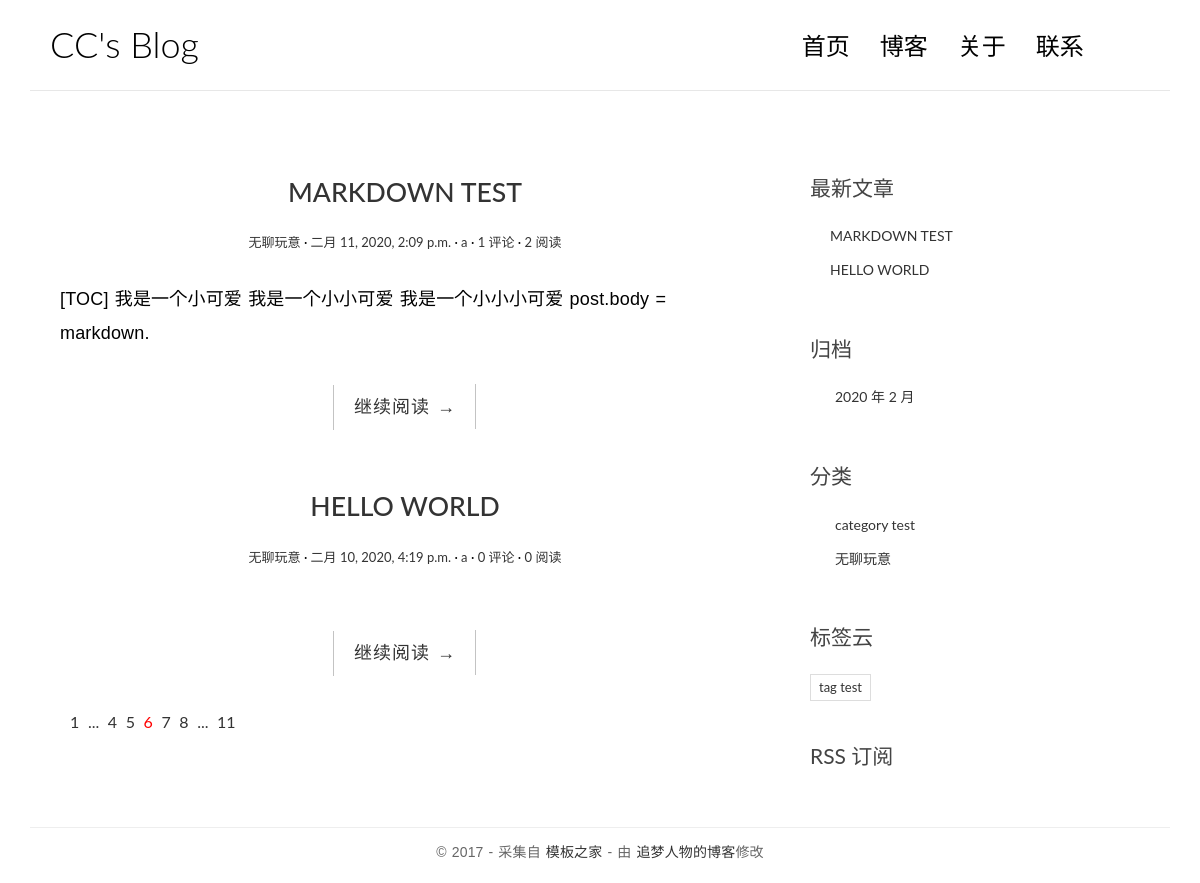
The page / on the database its author committed.
### blog/models.py (models this page shows, shortened)
class Post(models.Model):
    views = models.PositiveIntegerField(default=0,editable=False)
    title = models.CharField(max_length=70)
    body = models.TextField()
    created_time = models.DateTimeField('创建时间',default = timezone.now)
    modified_time = models.DateTimeField()
    excerpt = models.CharField(max_length=200, blank=True)
    category = models.ForeignKey(Category, on_delete=models.CASCADE)
    tags = models.ManyToManyField(Tag, blank=True)
    author = models.ForeignKey(User, on_delete=models.CASCADE)
    def get_absolute_url(self):
        return reverse('blog:detail',kwargs={'pk':self.pk})
    class Meta:
        verbose_name = '文章'
        verbose_name_plural = verbose_name
        ordering = ['-created_time','-modified_time']

class Category(models.Model):
    name = models.CharField(max_length=100)

class Tag(models.Model):                             #标签类
    name = models.CharField(max_length=100)

### blog/views.py (the view)
# urls.py: path('',views.index,name='index'),
def index(request):
    post_list = Post.objects.all().order_by('-created_time')
    return render(request,'blog/index.html',context={'post_list':post_list})

### blog/templatetags/blog_extras.py (called while the page is built)
@register.inclusion_tag('blog/inclusions/_recent_posts.html', takes_context=True)
def show_recent_posts(context, num=5):
    return {
        'recent_post_list': Post.objects.all().order_by('-created_time')[:num],
    }

@register.inclusion_tag('blog/inclusions/_archives.html', takes_context=True)
def show_archives(context):
    return {
        'date_list': Post.objects.dates('created_time', 'month', order='DESC'),
    }

@register.inclusion_tag('blog/inclusions/_categories.html', takes_context=True)
def show_categories(context):
    return {
        'category_list': Category.objects.all(),
    }

@register.inclusion_tag('blog/inclusions/_tags.html', takes_context=True)
def show_tags(context):
    return {
        'tag_list': Tag.objects.all(),
    }

### templates/blog/index.html
{% extends 'base.html' %}
{% block main %}
{% for post in post_list %}
<article class="post post--{{ post.pk }}">
    <header class="entry-header">
        <h1 class="entry-title">
            <a href="{{ post.get_absolute_url }}">{{ post.title }}</a>
        </h1>
        <div class="entry-meta">
            <span class="post-category"><a href="#">{{ post.category.name }}</a></span>
            <span class="post-date"><a href="#"><time class="entry-date"
                                                      datetime="{{ post.created_time }}">{{ post.created_time }}</time></a></span>
            <span class="post-author"><a href="#">{{ post.author }}</a></span>
            <span class="comments-link"><a href="{{ post.get_absolute_url }}#comment-area">{{ post.comment_set.count }} 评论</a></span>
            <span class="views-count"><a href="#">{{ post.views }} 阅读</a></span>
        </div>
    </header>
    <div class="entry-content clearfix">
        <p>{{ post.excerpt }}</p>
        <div class="read-more cl-effect-14">
            <a href="{{ post.get_absolute_url }}" class="more-link">继续阅读 <span class="meta-nav">→</span></a>
        </div>
    </div>
</article>
{% empty %}
<div class="no-post">暂时还没有发布的文章</div>
{% endfor %}
<div class="pagination">
    <ul>
        <li><a href="">1</a></li>
        <li><a href="">...</a></li>
        <li><a href="">4</a></li>
        <li><a href="">5</a></li>
        <li class="current"><a href="">6</a></li>
        <li><a href="">7</a></li>
        <li><a href="">8</a></li>
        <li><a href="">...</a></li>
        <li><a href="">11</a></li>
    </ul>
</div>
{% endblock main %}

### templates/blog/inclusions/_recent_posts.html
<div class="widget widget-recent-posts">
        <h3 class="widget-title">最新文章</h3>
        <ul>
          {% for post in recent_post_list %}
            <li>
              <a href="{{ post.get_absolute_url }}">{{ post.title }}</a>
            </li>
          {% empty %}
            暂无文章！
          {% endfor %}
        </ul>
</div>

### templates/blog/inclusions/_categories.html
<div class="widget widget-category">
        <h3 class="widget-title">分类</h3>
        <ul>
          {% for category in category_list %}
            <li>
              <a href="{% url 'blog:category' category.pk %}">{{ category.name }}</a>
            </li>
          {% empty %}
            暂无分类！
          {% endfor %}
        </ul>
</div>

### templates/blog/inclusions/_tags.html
<div class="widget widget-tag-cloud">
        <h3 class="widget-title">标签云</h3>
        <ul>
          {% for tag in tag_list %}
            <li>
              <a href="{% url 'blog:tag' tag.pk %}">{{ tag.name }}</a>
            </li>
          {% empty %}
            暂无标签！
          {% endfor %}
        </ul>
</div>

### blog/static/blog/css/custom.css (style rules this page uses)
* { outline: none; }
h1, h2, h3, h4, h5, h6 { margin-top: 0; }
a { color: #333; }
body { color: #444; font-family: 'Lato', sans-serif; }
p { font-family: 'Ubuntu', sans-serif; font-weight: 400; word-spacing: 1px; letter-spacing: 0.01em; }
.post { background: #fff; padding: 30px 30px 0; }
.entry-title { text-align: center; font-size: 1.9em; margin-bottom: 20px; line-height: 1.6; padding: 10px 20px 0; }
.entry-meta { text-align: center; color: #DDDDDD; font-size: 13px; margin-bottom: 30px; }
.entry-content { font-size: 18px; line-height: 1.9; font-weight: 300; color: #000; }
.post-category::after, .post-date::after, .post-author::after, .comments-link::after { content: ' ·'; color: #000; }
.read-more { font-family: 'Ubuntu', sans-serif; font-weight: 400; word-spacing: 1px; letter-spacing: 0.01em; text-align: center; margin-top: 20px; }
.cl-effect-14 a { padding: 0 20px; height: 45px; line-height: 45px; position: relative; display: inline-block; margin: 15px 25px; letter-spacing: 1px; font-weight: 400; text-shadow: 0 0 1px rgba(255, 255, 255, 0.3); }
.cl-effect-14 a::before, .cl-effect-14 a::after { position: absolute; width: 45px; height: 1px; background: #C3C3C3; content: ''; -webkit-transition: all 0.3s; -moz-transition: all 0.3s; transition: all 0.3s; pointer-events: none; }
.cl-effect-14 a::before { top: 0; left: 0; -webkit-transform: rotate(90deg); -moz-transform: rotate(90deg); transform: rotate(90deg); -webkit-transform-origin: 0 0; -moz-transform-origin: 0 0; transform-origin: 0 0; }
.cl-effect-14 a::after { right: 0; bottom: 0; -webkit-transform: rotate(90deg); -moz-transform: rotate(90deg); transform: rotate(90deg); -webkit-transform-origin: 100% 0; -moz-transform-origin: 100% 0; transform-origin: 100% 0; }
.widget { background: #fff; padding: 30px 0 0; }
.widget-title { font-size: 1.5em; margin-bottom: 20px; line-height: 1.6; padding: 10px 0 0; font-weight: 400; }
.widget-recent-posts ul { padding: 0; margin: 0; padding-left: 20px; }
.widget-recent-posts ul li { list-style-type: none; position: relative; line-height: 170%; margin-bottom: 10px; }
.widget-recent-posts ul li::before { content: '\f3d3'; font-family: "Ionicons"; position: absolute; left: -17px; top: 3px; font-size: 16px; color: #000; }
.widget-category ul { padding: 0; margin: 0; padding-left: 25px; }
.widget-category ul li { list-style-type: none; position: relative; line-height: 170%; margin-bottom: 10px; }
.widget-category ul li::before { content: '\f3fe'; font-family: "Ionicons"; position: absolute; left: -25px; top: 1px; font-size: 18px; color: #000; }
.widget-tag-cloud ul { padding: 0; margin: 0; margin-right: -10px; }
.widget-tag-cloud ul li { list-style-type: none; font-size: 13px; display: inline-block; margin-right: 10px; margin-bottom: 10px; padding: 3px 8px; border: 1px solid #ddd; }
.pagination ul { list-style: none; }
.pagination ul li { display: inline-block; font-size: 16px; margin-right: 5px; }
.current a { color: red; }

### rows shown on the page
Post: title "MARKDOWN TEST", category.name "无聊玩意", created_time "二月 11, 2020, 2:09 p.m.", author "a", comment_set.count "1", views "2", excerpt "[TOC] 我是一个小可爱 我是一个小小可爱 我是一个小小小可爱 post.body = markdown."
Post: title "HELLO WORLD", category.name "无聊玩意", created_time "二月 10, 2020, 4:19 p.m.", author "a", comment_set.count "0", views "0"
Category: name "category test"
Category: name "无聊玩意"
Tag: name "tag test"

### other values the page prints
{{ date.year }} "2020"
{{ date.month }} "2"
